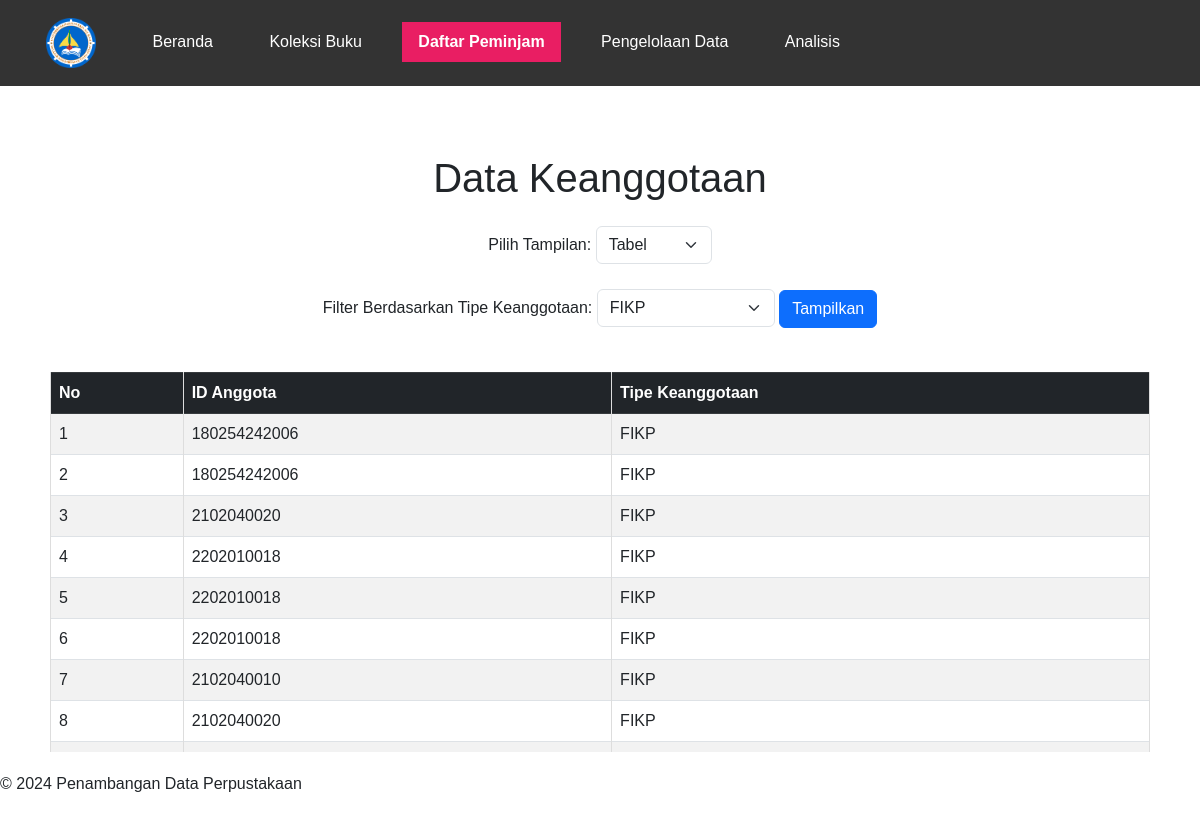
Page /anggota.php?tipe_keanggotaan=FIKP on the committed database.
### tables this page shows
CREATE TABLE `anggota` (
  `ID_Anggota` varchar(255) NOT NULL,
  `Tipe_Keanggotaan` varchar(255) NOT NULL
);

### anggota.php (the view, shortened to what this page needs)
<?php
$host = 'localhost';
$dbname = 'perpustakaan';
$username = 'root';
$password = '';
try {
    $pdo = new PDO("mysql:host=$host;dbname=$dbname", $username, $password);
    $pdo->setAttribute(PDO::ATTR_ERRMODE, PDO::ERRMODE_EXCEPTION);
} catch (PDOException $e) {
    die("Koneksi gagal: " . $e->getMessage());
}
$selectedTipe = $_GET['tipe_keanggotaan'] ?? '';
$query = "SELECT id_anggota, tipe_keanggotaan FROM anggota";
if ($selectedTipe !== '') {
    $query .= " WHERE tipe_keanggotaan = :tipe_keanggotaan";
}
$stmt = $pdo->prepare($query);
if ($selectedTipe !== '') {
    $stmt->bindParam(':tipe_keanggotaan', $selectedTipe, PDO::PARAM_STR);
}
$stmt->execute();
$filteredData = $stmt->fetchAll(PDO::FETCH_ASSOC);
$tipeKeanggotaanListQuery = "SELECT DISTINCT tipe_keanggotaan FROM anggota";
$stmt = $pdo->prepare($tipeKeanggotaanListQuery);
$stmt->execute();
$tipeKeanggotaanList = $stmt->fetchAll(PDO::FETCH_COLUMN);
?>
<!DOCTYPE html>
<html lang="id">
<head>
    <link href="https://cdn.jsdelivr.net/npm/bootstrap@5.3.0/dist/css/bootstrap.min.css" rel="stylesheet">
</head>
<body>
    <?php include 'includes/header.php'; ?>
    <?php include 'includes/navbar.php'; ?>
    <div class="container mt-5">
        <h1 class="text-center mb-4">Data Keanggotaan</h1>
        <div class="mb-4 text-center">
            <label for="viewSelector" class="form-label">Pilih Tampilan:</label>
            <select id="viewSelector" onchange="toggleView()" class="form-select w-auto d-inline-block">
                <option value="table">Tabel</option>
            </select>
        </div>
        <div class="mb-4 text-center">
            <form method="GET">
                <label for="tipe_keanggotaan" class="form-label">Filter Berdasarkan Tipe Keanggotaan:</label>
                <select name="tipe_keanggotaan" id="tipe_keanggotaan" class="form-select w-auto d-inline-block">
                    <?php foreach ($tipeKeanggotaanList as $tipe): ?>
                        <option value="<?php echo htmlspecialchars($tipe); ?>" <?php echo $tipe === $selectedTipe ? 'selected' : ''; ?>>
                            <?php echo htmlspecialchars($tipe); ?>
                        </option>
                    <?php endforeach; ?>
                </select>
                <button type="submit" class="btn btn-primary">Tampilkan</button>
            </form>
        </div>
        <div id="tableView" style="display: block;">
            <?php if (!empty($filteredData)): ?>
                <div class="table-responsive" style="max-height: 400px; overflow-y: auto;">
                    <table class="table table-striped table-bordered">
                        <thead class="table-dark">
                            <tr>
                                <th>No</th>
                                <th>ID Anggota</th>
                                <th>Tipe Keanggotaan</th>
                            </tr>
                        </thead>
                        <tbody>
                            <?php $no = 1; ?>
                            <?php foreach ($filteredData as $data): ?>
                                <tr>
                                    <td><?php echo $no++; ?></td>
                                    <td><?php echo htmlspecialchars($data['id_anggota']); ?></td>
                                    <td><?php echo htmlspecialchars($data['tipe_keanggotaan']); ?></td>
                                </tr>
                            <?php endforeach; ?>
                        </tbody>
                    </table>
                </div>
            <?php else: ?>
                <div class="alert alert-warning text-center">Tidak ada data yang ditemukan.</div>
            <?php endif; ?>
        </div>
    </div>
    <?php include 'includes/footer.php'; ?>
</body>
</html>

### includes/header.php (style rules this page uses)
body { font-family: Arial, sans-serif; margin: 0; padding: 0; }
.container { padding: 20px; }
table { width: 100%; border-collapse: collapse; margin-top: 20px; }
table, th, td { border: 1px solid #ddd; }
th, td { padding: 8px; text-align: left; }
th { background-color: #f4f4f4; }

### rows in the picture
anggota: ID_Anggota "180254242006", Tipe_Keanggotaan "FIKP"
anggota: ID_Anggota "180254242006", Tipe_Keanggotaan "FIKP"
anggota: ID_Anggota "2102040020", Tipe_Keanggotaan "FIKP"
anggota: ID_Anggota "2202010018", Tipe_Keanggotaan "FIKP"
anggota: ID_Anggota "2202010018", Tipe_Keanggotaan "FIKP"
anggota: ID_Anggota "2202010018", Tipe_Keanggotaan "FIKP"
anggota: ID_Anggota "2102040010", Tipe_Keanggotaan "FIKP"
anggota: ID_Anggota "2102040020", Tipe_Keanggotaan "FIKP"

### other values in the picture
form field tipe_keanggotaan "FIKP"
